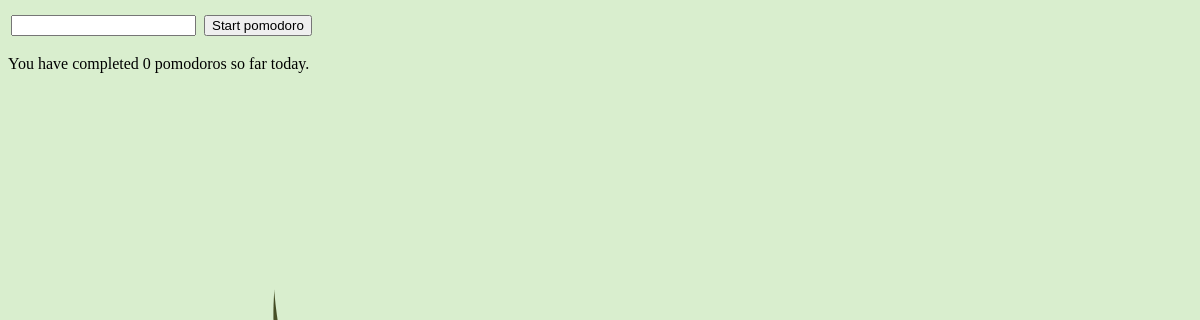
Before: /pymodoro/ (signed in) with the older database file.
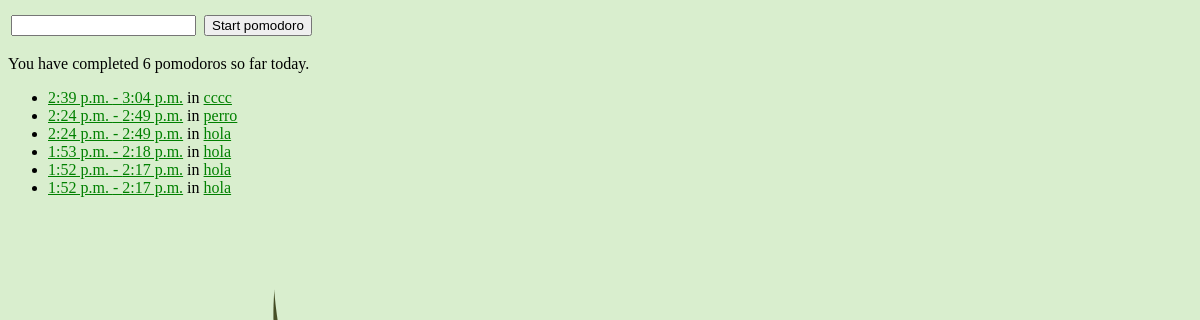
After: the same page with the newer database file.
### Pymodoro/models.py (models this page shows, shortened)
class Pomodoro(models.Model):
    user = models.ForeignKey(User)
    tag = models.CharField(max_length=200)
    end_time = models.DateTimeField("end time")
    def init_time(self):
        return self.end_time - datetime.timedelta(minutes=25)
    def is_from_today(self):
        return self.end_time.date() == datetime.date.today()
    is_from_today.admin_order_field = 'end_time'
    is_from_today.boolean = True
    is_from_today.short_description = 'is from today?'

### Pymodoro/views.py (the view)
def index(request):
    if request.user.is_authenticated():
        if request.method == 'POST':
            form = StartForm(request.POST)
            if form.is_valid():
                time.sleep(1*1) # minutes * seconds/minute
                pomodoro_tag = form.cleaned_data['tag']
                new_pomodoro = Pomodoro(user=request.user, end_time=timezone.now(), tag=pomodoro_tag)
                new_pomodoro.save()
                return HttpResponseRedirect(reverse('Pymodoro:index'))
        else:
            form = StartForm()
        pm = PomodoroManager()
        today_pomodoro_list = pm.are_from_today(request.user)
        return render(request, 'Pymodoro/index.html', {'form': form, 'today_pomodoro_list': today_pomodoro_list})

### Pymodoro/forms.py
class StartForm(forms.Form):
    tag = forms.CharField(max_length=200, error_messages={'required': '*',})

### Pymodoro/models.py (called while the page is built)
    def are_from_today(self, user):
        result_list = []
        for p in Pomodoro.objects.all():
            if p.is_from_today() and p.user == user:
                result_list.append(p)
        return sorted(result_list, key=attrgetter('end_time'), reverse=True)

### Pymodoro/templates/Pymodoro/index.html (shortened to what this page needs)
{% load staticfiles %}
<link rel="stylesheet" type="text/css" href="{% static 'Pymodoro/style.css' %}" />
<form action="{% url 'Pymodoro:index' %}" method="post">
    <table>
        <tr>
            <td>{{ form.non_field_errors }}</td>
        </tr>
        <tr>
            <td>{{ form.tag }}</td>
            <td>
            </td>
            <td><input type="submit" value="Start pomodoro" /></td>
        </tr>
    </table>
</form>
{% if user.is_authenticated %}
    <p>
        You have completed {{ today_pomodoro_list|length }} pomodoro{{ today_pomodoro_list|length|pluralize }} so far today.
    </p>
    {% if today_pomodoro_list %}
        <ul>
        {% for pomodoro in today_pomodoro_list %}
            <li><a href="{% url 'Pymodoro:detail' pomodoro.id %}">{{ pomodoro.init_time.time}} - {{ pomodoro.end_time.time }}</a> in  <a href="{% url 'Pymodoro:tag' pomodoro.tag %}">{{ pomodoro.tag }}</a></li>
        {% endfor %}
        </ul>
    {% endif %}
{% else %}
    <p>
        You are not logged in.
    </p>
{% endif %}

### Pymodoro/static/Pymodoro/style.css (style rules this page uses)
a { color: green; }

Changed rows visible on the page:
added Pomodoro: init_time.time "2:39 p.m.", end_time.time "3:04 p.m.", tag "cccc"
added Pomodoro: init_time.time "2:24 p.m.", end_time.time "2:49 p.m.", tag "perro"
added Pomodoro: init_time.time "2:24 p.m.", end_time.time "2:49 p.m.", tag "hola"
added Pomodoro: init_time.time "1:53 p.m.", end_time.time "2:18 p.m.", tag "hola"
added Pomodoro: init_time.time "1:52 p.m.", end_time.time "2:17 p.m.", tag "hola"
added Pomodoro: init_time.time "1:52 p.m.", end_time.time "2:17 p.m.", tag "hola"
Other visible differences:
{{ today_pomodoro_list|length }}: "0" → "6"
